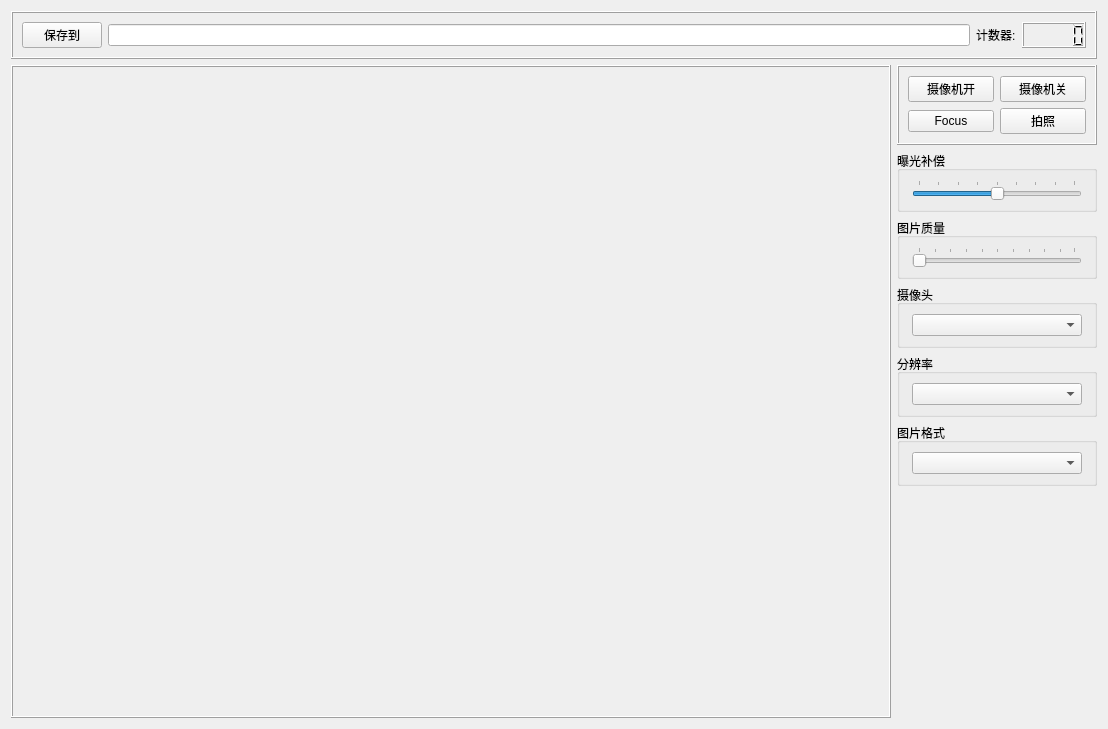
<?xml version="1.0" encoding="UTF-8"?>
<ui version="4.0">
 <class>Form</class>
 <widget class="QWidget" name="Form">
  <property name="geometry">
   <rect>
    <x>0</x>
    <y>0</y>
    <width>1108</width>
    <height>729</height>
   </rect>
  </property>
  <property name="windowTitle">
   <string>Camera</string>
  </property>
  <layout class="QGridLayout" name="gridLayout_6">
   <item row="0" column="0" colspan="2">
    <widget class="QFrame" name="frame_4">
     <property name="maximumSize">
      <size>
       <width>16777215</width>
       <height>16777215</height>
      </size>
     </property>
     <property name="frameShape">
      <enum>QFrame::Box</enum>
     </property>
     <property name="frameShadow">
      <enum>QFrame::Raised</enum>
     </property>
     <layout class="QHBoxLayout" name="horizontalLayout_3">
      <item>
       <widget class="QPushButton" name="pushButton_FindSavePath">
        <property name="text">
         <string>保存到</string>
        </property>
       </widget>
      </item>
      <item>
       <widget class="QLineEdit" name="lineEdit_SavePath">
        <property name="readOnly">
         <bool>true</bool>
        </property>
       </widget>
      </item>
      <item>
       <widget class="QLabel" name="label">
        <property name="text">
         <string>计数器:</string>
        </property>
       </widget>
      </item>
      <item>
       <widget class="QLCDNumber" name="lcdNumber"/>
      </item>
     </layout>
    </widget>
   </item>
   <item row="1" column="0" rowspan="7">
    <widget class="QFrame" name="frame_2">
     <property name="frameShape">
      <enum>QFrame::Box</enum>
     </property>
     <property name="frameShadow">
      <enum>QFrame::Raised</enum>
     </property>
     <layout class="QGridLayout" name="gridLayout_5">
      <property name="leftMargin">
       <number>0</number>
      </property>
      <property name="topMargin">
       <number>0</number>
      </property>
      <property name="rightMargin">
       <number>0</number>
      </property>
      <property name="bottomMargin">
       <number>0</number>
      </property>
      <item row="0" column="0">
       <widget class="QCameraViewfinder" name="viewfinder" native="true">
        <property name="autoFillBackground">
         <bool>true</bool>
        </property>
       </widget>
      </item>
     </layout>
    </widget>
   </item>
   <item row="1" column="1">
    <widget class="QFrame" name="frame">
     <property name="maximumSize">
      <size>
       <width>200</width>
       <height>16777215</height>
      </size>
     </property>
     <property name="frameShape">
      <enum>QFrame::Box</enum>
     </property>
     <property name="frameShadow">
      <enum>QFrame::Raised</enum>
     </property>
     <layout class="QGridLayout" name="gridLayout">
      <item row="0" column="0">
       <widget class="QPushButton" name="pushButton_CameraOn">
        <property name="minimumSize">
         <size>
          <width>0</width>
          <height>0</height>
         </size>
        </property>
        <property name="maximumSize">
         <size>
          <width>16777215</width>
          <height>16777215</height>
         </size>
        </property>
        <property name="text">
         <string>摄像机开</string>
        </property>
       </widget>
      </item>
      <item row="0" column="1">
       <widget class="QPushButton" name="pushButton_CameraOff">
        <property name="enabled">
         <bool>true</bool>
        </property>
        <property name="minimumSize">
         <size>
          <width>0</width>
          <height>0</height>
         </size>
        </property>
        <property name="maximumSize">
         <size>
          <width>16777215</width>
          <height>16777215</height>
         </size>
        </property>
        <property name="text">
         <string>摄像机关</string>
        </property>
       </widget>
      </item>
      <item row="1" column="0">
       <widget class="QPushButton" name="pushButton_Focus">
        <property name="enabled">
         <bool>true</bool>
        </property>
        <property name="minimumSize">
         <size>
          <width>0</width>
          <height>0</height>
         </size>
        </property>
        <property name="maximumSize">
         <size>
          <width>16777215</width>
          <height>16777215</height>
         </size>
        </property>
        <property name="text">
         <string>Focus</string>
        </property>
       </widget>
      </item>
      <item row="1" column="1">
       <widget class="QPushButton" name="pushButton_Shot">
        <property name="enabled">
         <bool>true</bool>
        </property>
        <property name="minimumSize">
         <size>
          <width>0</width>
          <height>0</height>
         </size>
        </property>
        <property name="maximumSize">
         <size>
          <width>16777215</width>
          <height>16777215</height>
         </size>
        </property>
        <property name="text">
         <string>拍照</string>
        </property>
       </widget>
      </item>
     </layout>
    </widget>
   </item>
   <item row="2" column="1">
    <widget class="QGroupBox" name="groupBox_2">
     <property name="maximumSize">
      <size>
       <width>200</width>
       <height>16777215</height>
      </size>
     </property>
     <property name="title">
      <string>曝光补偿</string>
     </property>
     <property name="flat">
      <bool>true</bool>
     </property>
     <layout class="QHBoxLayout" name="horizontalLayout">
      <item>
       <widget class="QSlider" name="horizontalSlider_exposureCompensation">
        <property name="enabled">
         <bool>true</bool>
        </property>
        <property name="minimumSize">
         <size>
          <width>170</width>
          <height>0</height>
         </size>
        </property>
        <property name="maximumSize">
         <size>
          <width>170</width>
          <height>16777215</height>
         </size>
        </property>
        <property name="contextMenuPolicy">
         <enum>Qt::NoContextMenu</enum>
        </property>
        <property name="minimum">
         <number>-4</number>
        </property>
        <property name="maximum">
         <number>4</number>
        </property>
        <property name="pageStep">
         <number>2</number>
        </property>
        <property name="orientation">
         <enum>Qt::Horizontal</enum>
        </property>
        <property name="tickPosition">
         <enum>QSlider::TicksAbove</enum>
        </property>
       </widget>
      </item>
     </layout>
    </widget>
   </item>
   <item row="3" column="1">
    <widget class="QGroupBox" name="groupBox_3">
     <property name="maximumSize">
      <size>
       <width>200</width>
       <height>16777215</height>
      </size>
     </property>
     <property name="title">
      <string>图片质量</string>
     </property>
     <property name="flat">
      <bool>true</bool>
     </property>
     <layout class="QHBoxLayout" name="horizontalLayout_2">
      <item>
       <widget class="QSlider" name="horizontalSlider_Quality">
        <property name="enabled">
         <bool>true</bool>
        </property>
        <property name="minimumSize">
         <size>
          <width>170</width>
          <height>0</height>
         </size>
        </property>
        <property name="maximumSize">
         <size>
          <width>170</width>
          <height>16777215</height>
         </size>
        </property>
        <property name="contextMenuPolicy">
         <enum>Qt::NoContextMenu</enum>
        </property>
        <property name="orientation">
         <enum>Qt::Horizontal</enum>
        </property>
        <property name="tickPosition">
         <enum>QSlider::TicksAbove</enum>
        </property>
       </widget>
      </item>
     </layout>
    </widget>
   </item>
   <item row="4" column="1">
    <widget class="QGroupBox" name="groupBox">
     <property name="maximumSize">
      <size>
       <width>200</width>
       <height>16777215</height>
      </size>
     </property>
     <property name="title">
      <string>摄像头</string>
     </property>
     <property name="flat">
      <bool>true</bool>
     </property>
     <property name="checkable">
      <bool>false</bool>
     </property>
     <layout class="QGridLayout" name="gridLayout_2">
      <item row="0" column="0">
       <widget class="QComboBox" name="comboBox_CameraDevice">
        <property name="minimumSize">
         <size>
          <width>170</width>
          <height>0</height>
         </size>
        </property>
        <property name="maximumSize">
         <size>
          <width>170</width>
          <height>16777215</height>
         </size>
        </property>
       </widget>
      </item>
     </layout>
    </widget>
   </item>
   <item row="5" column="1">
    <widget class="QGroupBox" name="groupBox_4">
     <property name="maximumSize">
      <size>
       <width>200</width>
       <height>16777215</height>
      </size>
     </property>
     <property name="title">
      <string>分辨率</string>
     </property>
     <property name="flat">
      <bool>true</bool>
     </property>
     <layout class="QGridLayout" name="gridLayout_3">
      <item row="0" column="0">
       <widget class="QComboBox" name="comboBox_Resolution">
        <property name="minimumSize">
         <size>
          <width>170</width>
          <height>0</height>
         </size>
        </property>
        <property name="maximumSize">
         <size>
          <width>170</width>
          <height>16777215</height>
         </size>
        </property>
       </widget>
      </item>
     </layout>
    </widget>
   </item>
   <item row="6" column="1">
    <widget class="QGroupBox" name="groupBox_5">
     <property name="maximumSize">
      <size>
       <width>200</width>
       <height>16777215</height>
      </size>
     </property>
     <property name="title">
      <string>图片格式</string>
     </property>
     <property name="flat">
      <bool>true</bool>
     </property>
     <layout class="QGridLayout" name="gridLayout_4">
      <item row="0" column="0">
       <widget class="QComboBox" name="comboBox_Codec">
        <property name="minimumSize">
         <size>
          <width>170</width>
          <height>0</height>
         </size>
        </property>
        <property name="maximumSize">
         <size>
          <width>170</width>
          <height>16777215</height>
         </size>
        </property>
       </widget>
      </item>
     </layout>
    </widget>
   </item>
   <item row="7" column="1">
    <spacer name="verticalSpacer">
     <property name="orientation">
      <enum>Qt::Vertical</enum>
     </property>
     <property name="sizeHint" stdset="0">
      <size>
       <width>20</width>
       <height>273</height>
      </size>
     </property>
    </spacer>
   </item>
  </layout>
 </widget>
 <customwidgets>
  <customwidget>
   <class>QCameraViewfinder</class>
   <extends>QWidget</extends>
   <header>qcameraviewfinder.h</header>
   <container>1</container>
  </customwidget>
 </customwidgets>
 <resources/>
 <connections/>
</ui>
